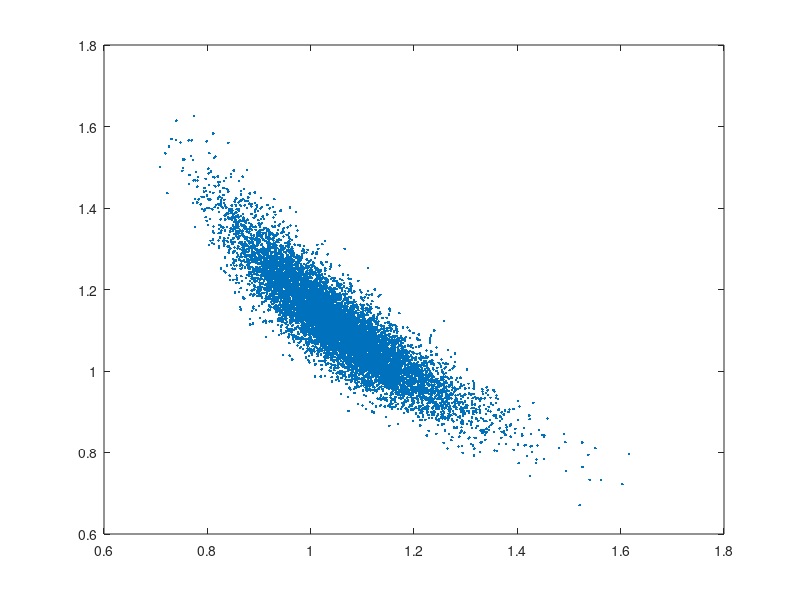

Recreate this plot in MATLAB. (Note: this script raises an error after producing the figure.)
clc; clear; close all
%%%%%%%%%%%%%%%%%%%%%%%%%%%%%%%%%%%%%%%%%%%%%%%%%%%%%%%%%%%%%%%%%%%%%%%%%%%%%%%%%%%%%%%%%%%%%%%%%%%%%%%%%%%%%%%%%%%%%%%%%%%%%%%%%%%%%%%%%%%
% input parameters

Mu=[.05 .1]';
s=[.1 .1]';
nu=40;
r=-.9;

NumSimulations=10000;
%%%%%%%%%%%%%%%%%%%%%%%%%%%%%%%%%%%%%%%%%%%%%%%%%%%%%%%%%%%%%%%%%%%%%%%%%%%%%%%%%%%%%%%%%%%%%%%%%%%%%%%%%%%%%%%%%%%%%%%%%%%%%%%%%%%%%
% generate sample
C=[1 r; r 1];
Ones=ones(NumSimulations,1);
Y = Ones*Mu' + (Ones*s').*mvtrnd(C,nu,NumSimulations);
X = exp(Y);
m=mean(X)';
S=cov(X);

% evaluate standard deviation on a one-dim projection (versor)
Theta=[0 : pi/100 : 2*pi];
for n=1:length(Theta)
    th=Theta(n);
    
    e=[cos(th)  % versor
        sin(th)];
    Z=X*e;      % projection
    SDev(n)=std(Z);  % standard deviation
    
    Radius(n)=(e'*inv(S)*e)^(-1/2);   % radius of ellipsoid
end

% compute min and max standard deviation and respective versor
[dd,min_n]=min(SDev);
e_min= [cos(Theta(min_n))
        sin(Theta(min_n))];
s_min=SDev(min_n);

[dd,max_n]=max(SDev);
e_max=[cos(Theta(max_n))
        sin(Theta(max_n))];
s_max=SDev(max_n);

%%%%%%%%%%%%%%%%%%%%%%%%%%%%%%%%%%%%%%%%%%%%%%%%%%%%%%%%%%%%%%%%%%%%%%%%%%%%%%%%%%%%%%%%%%%%%%%%%%%%%%%%%%%%%%%%%%%%%
% plots

figure 
% scatter plot simulations
h=plot(X(:,1),X(:,2),'.');
hold on 

% plot ellipsoid
Scale=2;
PlotEigVectors=1;
PlotSquare=1;
TwoDimEllipsoid(m,S,Scale,PlotEigVectors,PlotSquare)
grid on

% plot special directions defined by the max-min versors
Center=mean(X)'*.7; % de-center plot of special directions for better display
v=Scale*[-1:.1:1]';
Ones=1+0*v;

v_min=Ones*Center'+v*s_min*e_min';
hold on
h=plot(v_min(:,1),v_min(:,2),'r');
v_max=Ones*Center'+v*s_max*e_max';
hold on 
h=plot(v_max(:,1),v_max(:,2),'r');
axis equal
grid on

% plot statistics versus geometry
figure
Scaled_Theta=Theta/(pi/2);
h=plot(Scaled_Theta,SDev);  % plot standard deviation as function of direction
hold on 
h=plot(Scaled_Theta,Radius,'r'); % plot radius of ellipsoid as function of direction
xlim([Scaled_Theta(1) Scaled_Theta(end)])
grid on
xlabel('theta/(pi/2)')
legend('st.dev on projection','radius of ellipsoid')
